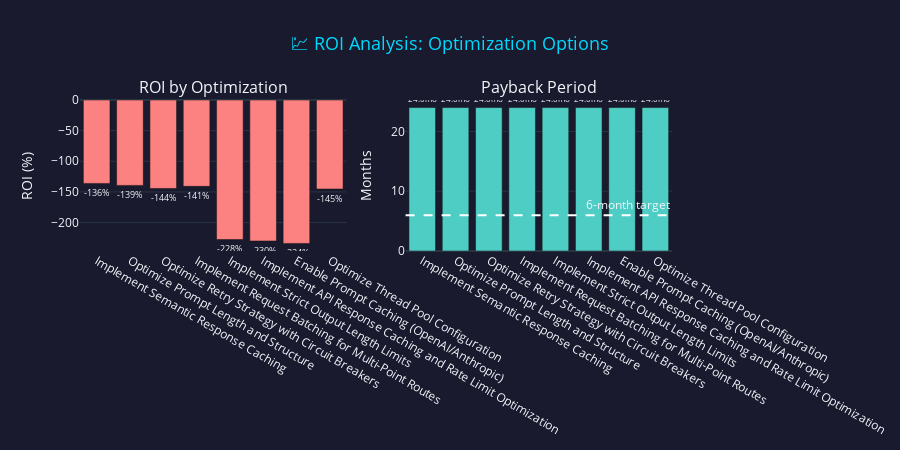

The cell this chart's notebook holds for it:
### Code cell
# ROI comparison visualization
roi_data = [roi.to_dict() for roi in roi_analyses]
fig = ROIChart.create_roi_comparison(roi_data)
fig.show()

### Figure 1 — Plotly figure (JSON) as saved in the notebook; plotly's stock layout.template omitted (floating-point values rounded to 4 significant figures)
{"data": [{"marker": {"color": ["#FC8181", "#FC8181", "#FC8181", "#FC8181", "#FC8181", "#FC8181", "#FC8181", "#FC8181"]}, "name": "ROI", "text": ["-136%", "-139%", "-144%", "-141%", "-228%", "-230%", "-234%", "-145%"], "textposition": "outside", "type": "bar", "x": ["Implement Semantic Response Caching", "Optimize Prompt Length and Structure", "Optimize Retry Strategy with Circuit Breakers", "Implement Request Batching for Multi-Point Routes", "Implement Strict Output Length Limits", "Implement API Response Caching and Rate Limit Optimization", "Enable Prompt Caching (OpenAI/Anthropic)", "Optimize Thread Pool Configuration"], "xaxis": "x", "y": [-136.1, -139.4, -144.4, -141.0, -227.7, -230.1, -234.1, -145.2], "yaxis": "y"}, {"marker": {"color": "#4ECDC4"}, "name": "Payback", "text": ["24.0mo", "24.0mo", "24.0mo", "24.0mo", "24.0mo", "24.0mo", "24.0mo", "24.0mo"], "textposition": "outside", "type": "bar", "x": ["Implement Semantic Response Caching", "Optimize Prompt Length and Structure", "Optimize Retry Strategy with Circuit Breakers", "Implement Request Batching for Multi-Point Routes", "Implement Strict Output Length Limits", "Implement API Response Caching and Rate Limit Optimization", "Enable Prompt Caching (OpenAI/Anthropic)", "Optimize Thread Pool Configuration"], "xaxis": "x2", "y": [24, 24, 24, 24, 24, 24, 24, 24], "yaxis": "y2"}], "layout": {"annotations": [{"font": {"size": 16}, "showarrow": false, "text": "ROI by Optimization", "x": 0.225, "xanchor": "center", "xref": "paper", "y": 1, "yanchor": "bottom", "yref": "paper"}, {"font": {"size": 16}, "showarrow": false, "text": "Payback Period", "x": 0.775, "xanchor": "center", "xref": "paper", "y": 1, "yanchor": "bottom", "yref": "paper"}, {"showarrow": false, "text": "6-month target", "x": 1, "xanchor": "right", "xref": "x2 domain", "y": 6, "yanchor": "bottom", "yref": "y2"}], "height": 450, "paper_bgcolor": "#1a1a2e", "plot_bgcolor": "#1a1a2e", "shapes": [{"line": {"color": "white", "dash": "dash"}, "type": "line", "x0": 0, "x1": 1, "xref": "x2 domain", "y0": 6, "y1": 6, "yref": "y2"}], "showlegend": false, "title": {"font": {"color": "#00D9FF", "size": 18}, "text": "💹 ROI Analysis: Optimization Options", "x": 0.5}, "xaxis": {"anchor": "y", "domain": [0, 0.45]}, "xaxis2": {"anchor": "y2", "domain": [0.55, 1]}, "yaxis": {"anchor": "x", "domain": [0, 1], "title": {"text": "ROI (%)"}}, "yaxis2": {"anchor": "x2", "domain": [0, 1], "title": {"text": "Months"}}}}
